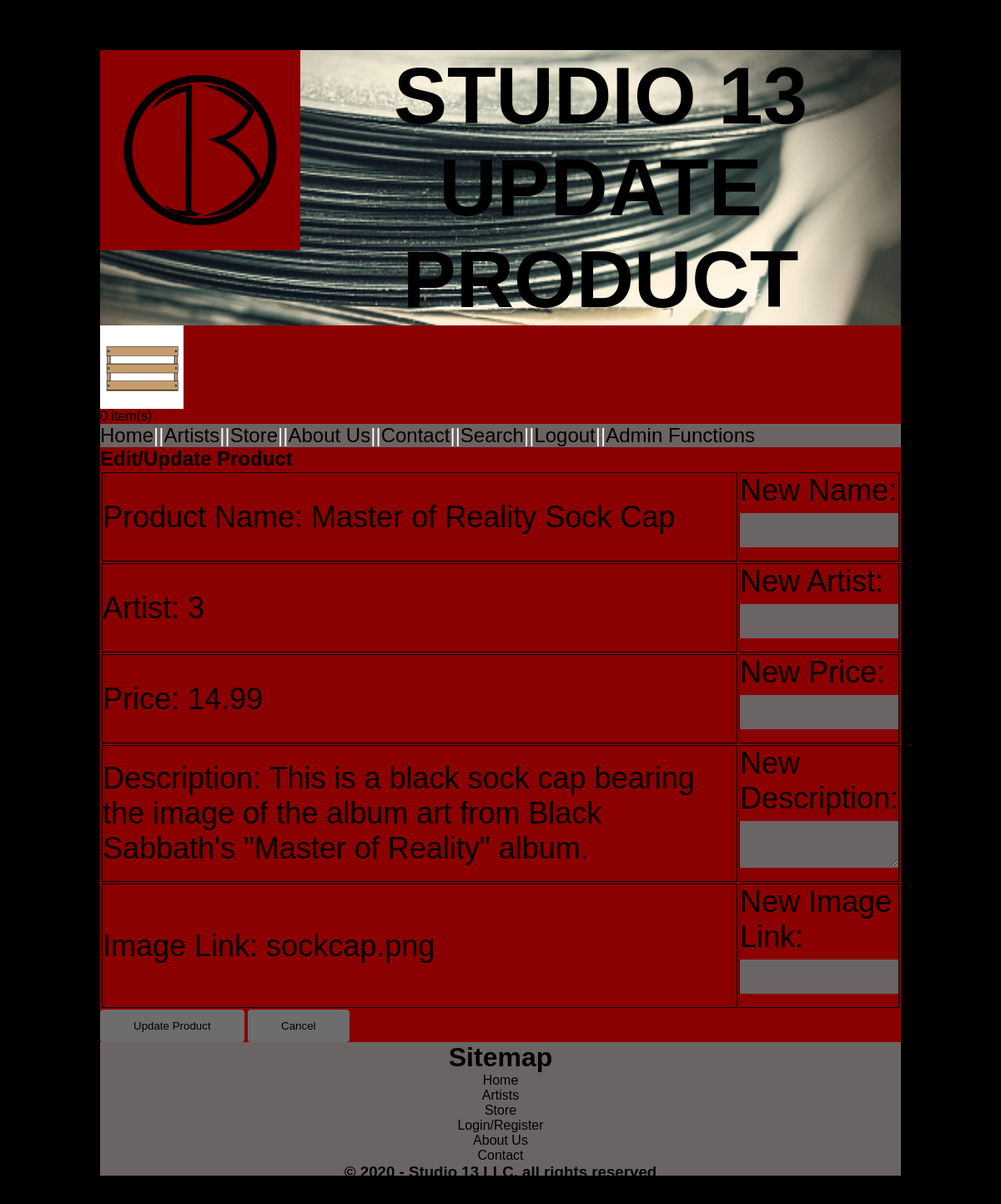
Screenshot of /edit_product.php?product_id=1 (signed in) with the database file from the repository.
### tables this page shows
CREATE TABLE `products` (
  `product_id` int(11) NOT NULL,
  `product_name` varchar(255) NOT NULL,
  `artist_id` int(11) NOT NULL,
  `product_price` float NOT NULL,
  `product_description` text NOT NULL,
  `product_image_link` varchar(255) NOT NULL COMMENT 'Points to image stored in www/images folder'
);

### edit_product.php (the view, shortened to what this page needs)
<?php
include_once ('includes/header.php');
include_once ('includes/db_connection.php');
$product_id = filter_input(INPUT_GET, 'product_id', FILTER_SANITIZE_NUMBER_INT);
$query_str = "SELECT * FROM products WHERE product_id='$product_id'";
$query = @$conn->query($query_str);
if (!$row = $query->fetch_assoc()) {
    $conn->close();
    require 'includes/footer.php';
    die("Product not found.");
}
?>
<h2>Edit/Update Product</h2>
<form action="update_product_process.php?product_id=<?php echo $row['product_id']?>" method="post">
    <table>
        <tr>
            <td>Product Name: <?php echo $row['product_name'] ?> </td>
            <td>New Name: <input name="product_name" type="text" size="100" required/></td>
        </tr>
        <tr>
            <td>Artist: <?php echo $row['artist_id'] ?></td>
            <td>New Artist: <input name="artist_id" type="number" required/></td>
        </tr>
        <tr>
            <td>Price: <?php echo $row['product_price'] ?></td>
            <td>New Price: <input name="product_price" type="number" step="0.01" required/></td>
        </tr>
        <tr>
            <td>Description: <?php echo $row['product_description'] ?></td>
            <td>New Description: <textarea name="product_description"></textarea></td>
        </tr>
        <tr>
            <td>Image Link: <?php echo $row['product_image_link'] ?></td>
            <td>New Image Link: <input name="product_image_link" type="text" size="100" required/></td>
        </tr>
    </table>
    <div class="add_submit_button">
        <input type="submit" value="Update Product" />
        <input type="button" value="Cancel" onclick="window.location.href='shopping.php'"/>
    </div>
</form>
<?php
include 'includes/footer.php'
?>

### www/css/styles.css (style rules this page uses)
* { margin: 0; padding: 0; box-sizing: border-box; font-family: Arial; text-decoration: none; color: black; }
body { background-color: black; }
table.product_details, th, td { width: 100%; border: 1px solid black; font: 36px Arial, Sans-serif; margin: 5px 0; }
input[type=text], input[type=number], input[type=password], select, textarea { width: 100%; padding: 12px; border: 1px solid #666666; box-sizing: border-box; margin-top: 6px; margin-bottom: 16px; resize: vertical; background-color: #6B6464; }
input[type=button], input[type=submit] { background-color: #6D6D6D; color: black; padding: 12px 40px; border: none; border-radius: 4px; cursor: pointer; }

### rows the page displays
products: product_name "Master of Reality Sock Cap", artist "3", product_price "14.99", product_description "This is a black sock cap bearing the image of the album art from Black Sabbath's \"Master of Reality\" album.", product_image_link "sockcap.png"

### other values shown
$pageTitle "UPDATE PRODUCT"
$count "0"
